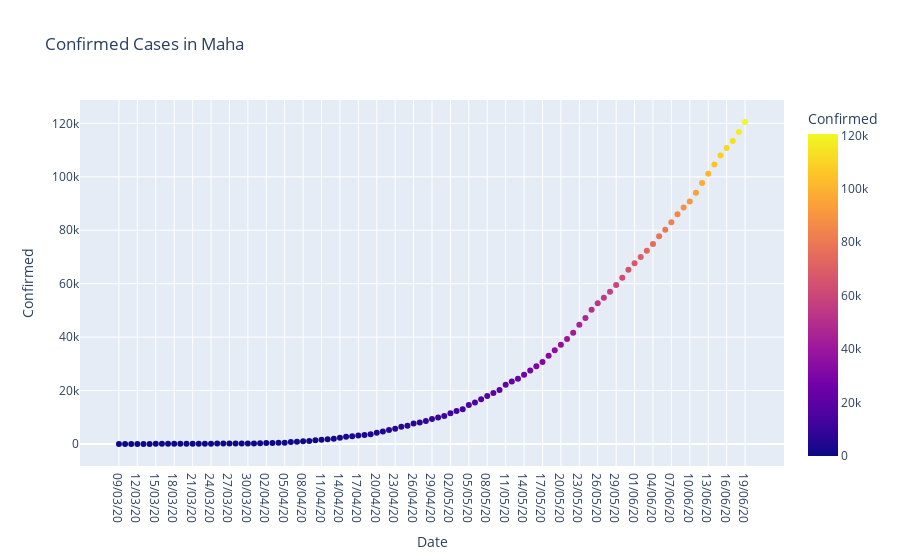

The cell this chart's notebook holds for it:
### Code cell
fig = px.scatter(df_Maha, x = 'Date', y = 'Confirmed', color= 'Confirmed', title='Confirmed Cases in Maha')
fig.show()
